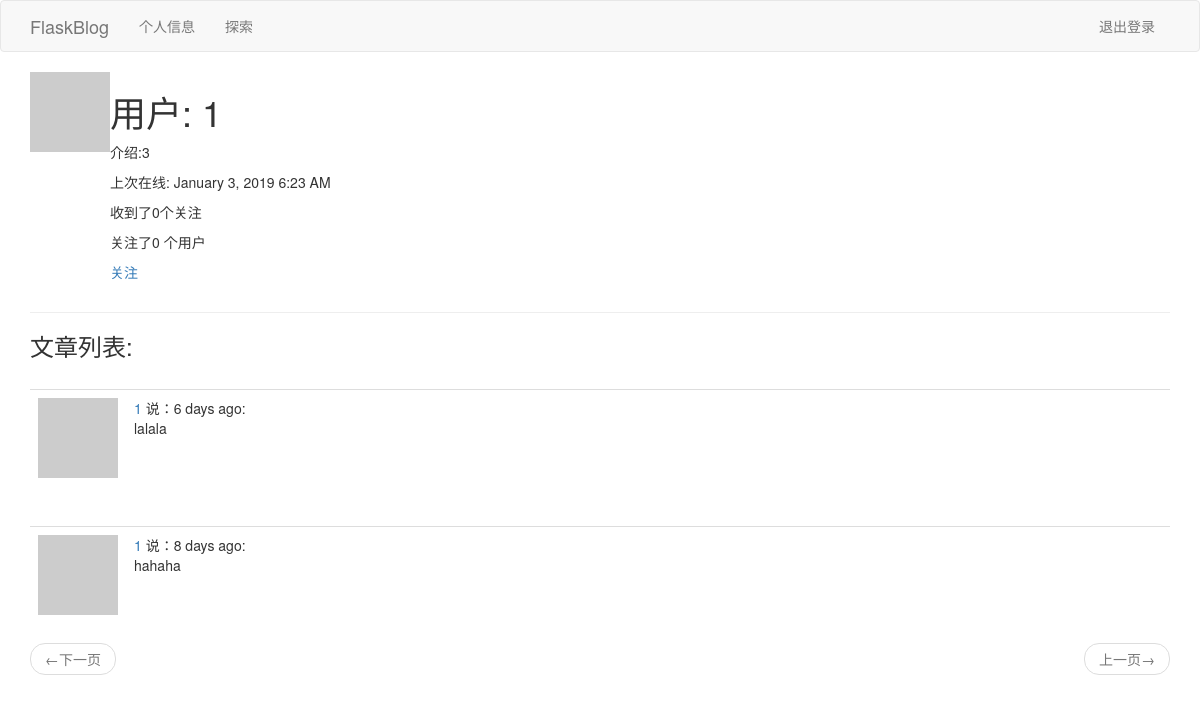
/user/1 (signed in), run on the app's committed database.
### app/models.py (models this page shows, shortened)
class User(UserMixin, db.Model):
    id = db.Column(db.Integer, primary_key=True)
    userName = db.Column(db.String(64), index=True, unique=True)
    userPwd = db.Column(db.String(128))
    phone = db.Column(db.Integer, index=True, unique=True)
    posts = db.relationship('Post', backref='author', lazy='dynamic')
    about_me = db.Column(db.String(140))
    last_seen = db.Column(db.DateTime, default=datetime.utcnow)
    followed = db.relationship(
        'User', secondary=followers,
        primaryjoin=(followers.c.follower_id == id),
        secondaryjoin=(followers.c.followed_id == id),
        backref=db.backref('followers', lazy='dynamic'),
        lazy='dynamic'
    )
    def is_following(self, user):
        return self.followed.filter(followers.c.followed_id == user.id).count() > 0
    def avatar(self, size):
        digest = md5(str(self.phone).encode('utf-8')).hexdigest()
        return 'https://www.gravatar.com/avatar/{}?d=identicon&s={}'. \
            format(digest, size)

class Post(db.Model):
    id = db.Column(db.Integer, primary_key=True)
    body = db.Column(db.String(140))
    timestamp = db.Column(db.DateTime, index=True, default=datetime.utcnow)
    userId = db.Column(db.Integer, db.ForeignKey('user.id'))

### app/routes.py (the view)
@app.route('/user/<username>')
@login_required
def user(username):
    user = User.query.filter_by(userName=username).first_or_404()
    page = request.args.get('page', 1, type=int)
    posts = user.posts.order_by(Post.timestamp.desc()).paginate(
        page, app.config['POSTS_PER_PAGE'], False
    )
    next_url = url_for('user', username=user.userName, page=posts.next_num) if posts.has_next else None
    prev_url = url_for('user', username=user.userName, page=posts.prev_num) if posts.has_prev else None
    return render_template('user.html', user=user, posts=posts.items, next_url=next_url, prev_url=prev_url)

### app/models.py (called while the page is built)
@login.user_loader
def load_user(id):
    return User.query.get(int(id))

### app/routes.py (called while the page is built)
@app.before_request
def before_request():
    if current_user.is_authenticated:
        current_user.last_seen = datetime.utcnow()
        db.session.commit()

### app/templates/user.html
{% extends 'base.html' %}
{% block app_content %}
    <table>
        <tr valign="top">
            <td><img src="{{ user.avatar(128) }}"></td>
            <td>
                <h1>用户: {{ user.userName }}</h1>
                {% if user.about_me %}<p>介绍:{{ user.about_me }}</p>{% endif %}
                {% if user.last_seen %}<p>上次在线: {{ moment(user.last_seen).format('LLL') }}</p>{% endif %}
                <p>收到了{{ user.followers.count() }}个关注</p>
                <p>关注了{{ user.followed.count() }} 个用户</p>
                {% if user == current_user %}
                    <p><a href="{{ url_for('edit_profile') }}">修改</a></p>
                {% elif not current_user.is_following(user) %}
                    <p><a href="{{ url_for('follow', userName=user.userName) }}">关注</a></p>
                {% else %}
                    <p><a href="{{ url_for('unfollow', userName=user.userName) }}">取关</a></p>
                {% endif %}
            </td>
        </tr>
    </table>
    <hr>
    <h3>文章列表:</h3>
    {% for post in posts %}
        {% include '_post.html' %}
    {% endfor %}
    <nav aria-label="...">
        <ul class="pager">
            <li class="previous{% if not prev_url %} disabled{% endif %}">
                <a href="{{ prev_url or '#' }}">
                    <span aria-hidden="true">&larr;</span>下一页
                </a>
            </li>
            <li class="next{% if not next_url %} disabled{% endif %}">
                <a href="{{ next_url or '#' }}">
                    上一页<span aria-hidden="true">&rarr;</span>
                </a>
            </li>
        </ul>
    </nav>
{% endblock %}

### app/templates/_post.html
<table class="table table-hover">
    <tr>
        <td width="70px">
            <a href="{{ url_for('user', username=post.author.userName) }}">
                <img src="{{ post.author.avatar(70) }}">
            </a>
        </td>
        <td>
            <a href="{{ url_for('user', username = post.author.userName) }}">
                {{ post.author.userName }}
            </a>
            说：{{ moment(post.timestamp).fromNow() }}:
            <br>{{ post.body }}
        </td>
        <br>
    </tr>
</table>

### data on the page
User: userName "1", about_me "3", last_seen "January 3, 2019 6:23 AM"
Post: author.userName "1", timestamp "6 days ago", body "lalala"
Post: author.userName "1", timestamp "8 days ago", body "hahaha"

### other printed values
{{ user.followers.count() }} "0"
{{ user.followed.count() }} "0"
